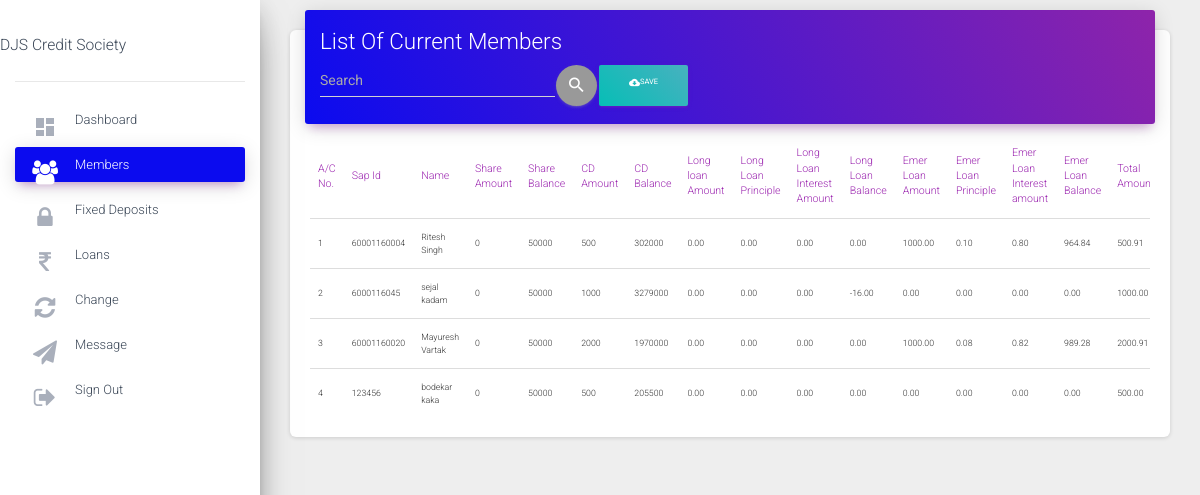
The page /csadmin/members (signed in) on the database as committed earlier.
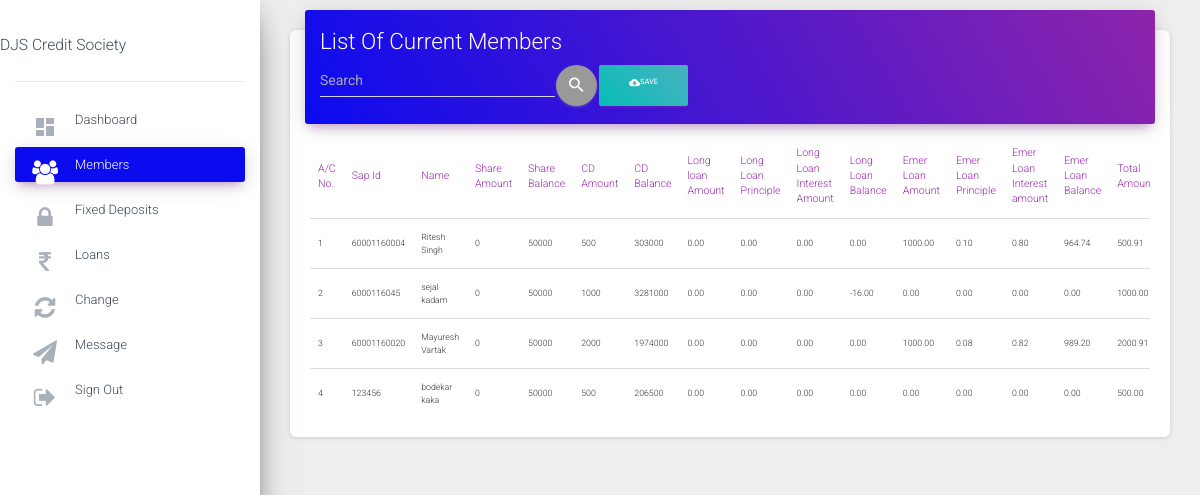
The same page on the database as committed later.
### status/models.py (models this page shows, shortened)
class Account(models.Model):
    accountnumber=models.IntegerField(null=False,unique=True)
    username=models.ForeignKey(User,on_delete=models.CASCADE,null=True,unique=True)
    name=models.CharField(max_length=50,null=False)
    sapid=models.IntegerField(null=False,unique=True)
    dateofjoining=models.DateField(null=False)
    sharevalue=models.IntegerField(default=0,null=False)
    totalinvestment=models.IntegerField(default=0,null=False)
    shareamount=models.IntegerField(default=0,null=False)
    sharebalance=models.IntegerField(default=0)
    cdamount=models.IntegerField(default=0)
    cdbalance=models.IntegerField(default=0)
    totalamount=models.DecimalField(default=0,max_digits=10,decimal_places=2)
    Noofshares=models.IntegerField(default=0,null=True)
    islongloantaken=models.BooleanField(default=False)
    isloanemertaken=models.BooleanField(default=False)
    longloanamount=models.DecimalField(blank=True,null=True,default=0,max_digits=10,decimal_places=2)
    longloanprinciple=models.DecimalField(blank=True,null=True,default=0,max_digits=10,decimal_places=2)
    longloanperiod=models.IntegerField(blank=True,null=True,default=0)
    longloaninterestamount=models.DecimalField(blank=True,null=True,default=0,max_digits=10,decimal_places=2)
    longloanbalance=models.DecimalField(blank=True,null=True,default=0,max_digits=10,decimal_places=2)
    longloanadditional=models.DecimalField(blank=True,null=True,default=0,max_digits=10,decimal_places=2)
    longloanemi=models.DecimalField(blank=True,null=True,default=0,max_digits=10,decimal_places=2)
    emerloanamount=models.DecimalField(blank=True,null=True,default=0,max_digits=10,decimal_places=2)
    emerloanprinciple=models.DecimalField(blank=True,null=True,default=0,max_digits=10,decimal_places=2)
    emerloanperiod=models.IntegerField(blank=True,null=True,default=0)
    emerloaninterestamount=models.DecimalField(blank=True,null=True,default=0,max_digits=10,decimal_places=2)
    emerloanbalance=models.DecimalField(blank=True,null=True,default=0,max_digits=10,decimal_places=2)
    emerloanemi=models.DecimalField(blank=True,null=True,default=0,max_digits=10,decimal_places=2)
    downpayment=models.DecimalField(blank=True,null=True,default=0,max_digits=10,decimal_places=2)
    displaydownpayment=models.DecimalField(blank=True,null=True,default=0,max_digits=10,decimal_places=2)
    fdcapital=models.IntegerField(default=0,null=True)
    fdmaturitydate=models.DateField(null=True)
    teachingstaff=models.BooleanField(default=False)
    nonteachingstaff=models.BooleanField(default=False)

### csadmin/views.py (the view)
# urls.py: path('members', views.members,name="members"),
@login_required
def members(request):
    Members=Account.objects.all()
    Interests=interests.objects.all().last()
    acc_filter = AccountFilter(request.GET, queryset=Members)
    context={
        'Members':Members,
        'Interests':Interests,
        'member':"active",
        'filter': acc_filter,
    }
    return render (request,'members.html',context=context)

### csadmin/templates/members.html (shortened to what this page needs)
{%extends 'base.html'%}
{%block content%}
<main role="main" class="col-md-8 col-lg-12 px-4">
  <div class="content">
    <div class="container-fluid">
      <div class="row">
        <div class="col-md-12">
          <div class="card">
            <div class="card-header card-header-primary">
              <h2 class="card-title ">List Of Current Members</h2>
              <form method="get">
                <div class="input-group " style='width:45%'>
                <input type="text" style="color:#fff" class="form-control" autocomplete="off" name="name" placeholder="Search" id="id_name">
                <button type="button" class="btn btn-round btn-just-icon" name="button"><i class="material-icons">search</i></button>
                <a href="{% url 'csadmin:GeneratePdf'%}" class="btn pull-right  btn-primary" style="background: linear-gradient(45deg, #06beb6, #48b1bf);" target="_blank "><i class="material-icons">cloud_download</i>Save</a>
                </div>
              </form>
            </div>
            <div class="card-body">
              <div class="table-responsive">
                <table class="table">
                  <thead class=" text-primary">
                    <th>A/C No.</th>
                    <th>Sap Id</th>
                    <th>Name</th>
                    <th>Share Amount</th>
                    <th>Share Balance</th>
                    <th>CD Amount</th>
                    <th>CD Balance</th>
                    <th>Long loan Amount</th>
                    <th>Long Loan Principle</th>
                    <th>Long Loan Interest Amount</th>
                    <th>Long Loan Balance</th>
                    <th>Emer Loan Amount</th>
                    <th>Emer Loan Principle</th>
                    <th>Emer Loan Interest amount</th>
                    <th>Emer Loan Balance</th>
                    <th>Total Amount</th>
                  </thead>
                  <tbody>
                    {%for i in filter.qs%}
                    <tr>
                      <td>{{i.accountnumber}}</td>
                      <td>{{i.sapid}}</td>
                      <td>{{i.name}}</td>
                      <td>{{i.shareamount}}</td>
                      <td>{{i.sharebalance}}</td>
                      <td>{{i.cdamount}}</td>
                      <td>{{i.cdbalance}}</td>
                      <td>{{i.longloanamount}}</td>
                      <td>{{i.longloanprinciple}}</td>
                      <td>{{i.longloaninterestamount}}</td>
                      <td>{{i.longloanbalance}}</td>
                      <td>{{i.emerloanamount}}</td>
                      <td>{{i.emerloanprinciple}}</td>
                      <td>{{i.emerloaninterestamount}}</td>
                      <td>{{i.emerloanbalance}}</td>
                      <td>{{i.totalamount}}</td>
                    </tr>
                    {%endfor%}
                  </tbody>
                </table>
              </div>
            </div>
          </div>
        </div>
  </div>
  </div>
  <br>
  <br>
</main>
{%endblock%}

### csadmin/templates/base.html (shortened to what this page needs)
{% load static%}
<!doctype html>
<html lang="en">
<head>
  <link rel="stylesheet" href="https://maxcdn.bootstrapcdn.com/font-awesome/latest/css/font-awesome.min.css">
  <link rel="stylesheet" href="https://cdn.jsdelivr.net/npm/bootstrap-select@1.13.10/dist/css/bootstrap-select.min.css">
  <link rel="stylesheet" href="https://stackpath.bootstrapcdn.com/bootstrap/4.1.3/css/bootstrap.min.css">
  <link href="netdna.bootstrapcdn.com/bootstrap/3.2.0/css/bootstrap.min.css" rel="stylesheet">
  <link rel="stylesheet" href="//cdnjs.cloudflare.com/ajax/libs/bootstrap-select/1.6.3/css/bootstrap-select.min.css" />
  <link href="{% static 'status/css/dashboard.css'%}" rel="stylesheet">
  <link href="{% static 'status/css/pop.css'%}" rel="stylesheet">
</head>
<body class="">
    <div class="wrapper ">
      <div class="sidebar" data-color="purple" data-background-color="white" data-image="">
        <div class="logo">
          <h3>DJS Credit Society</h3>
        </div>
        <div class="sidebar-wrapper">
          <ul class="nav">
            <li class="nav-item  {{dashb}}">
              <a class="nav-link" href="{%url 'csadmin:index'%}">
                <i class="material-icons">dashboard</i>
                Dashboard
              </a>
            </li>
            <li class="nav-item  {{member}} ">
              <a class="nav-link" href="{%url 'csadmin:members' %}">
                <i class="fa fa-group"></i>
                 Members
              </a>
            </li>
            <li class="nav-item  {{Bank}}">
              <a class="nav-link " href="{%url 'csadmin:fixeddeposits' %}">
                <i class="fa fa-lock"></i>
                Fixed Deposits
              </a>
            </li>
            <li class="nav-item {{loan}}">
              <a class="nav-link" href="{%url 'csadmin:loansadmin' %}">
                <i class="fa fa-rupee"></i>
                Loans
              </a>
            </li>
            <li class="nav-item {{money}} ">
              <a class="nav-link" href="{%url 'csadmin:change'%}">
                <i class="fa fa-refresh"></i>
                Change
              </a>
            </li>
            <li class="nav-item {{message}} ">
              <a class="nav-link" href="{%url 'csadmin:message'%}">
                <i class="fa fa-paper-plane"></i>
                Message
              </a>
            </li>
            <li class="nav-item ">
              <a class="nav-link" href="{%url 'logout' %}">
                <i class="fa fa-sign-out" aria-hidden="true"></i>
                Sign Out
              </a>
            </li>
          </ul>
        </div>
      </div>
      <div class="main-panel">
        <nav class="navbar navbar-expand-lg navbar-transparent navbar-absolute fixed-top ">
          <div class="container-fluid">
          </div>
        </nav>
        {%block content%}{%endblock%}
      </div>
    </div>
  </body>
  </html>

Rows that differ between the two databases and show on the page:
changed Account "Ritesh Singh": cdbalance "302000" → "303000"; emerloanbalance "964.84" → "964.74"
changed Account "sejal kadam": cdbalance "3279000" → "3281000"
changed Account "Mayuresh Vartak": cdbalance "1970000" → "1974000"; emerloanbalance "989.28" → "989.20"
changed Account "bodekar kaka": cdbalance "205500" → "206500"
